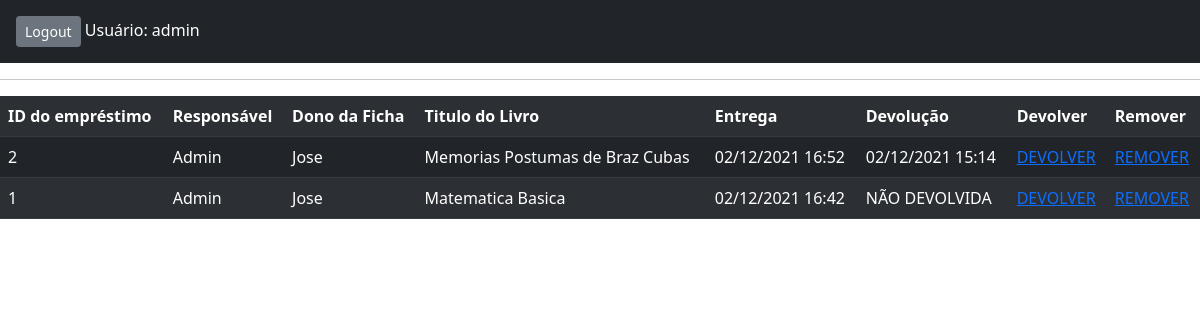
The app's page /livro/emprestimo/listar (signed in) with its own data.
### emprestimo.py (models this page shows)
class Emprestimo(db.Model):
    id = db.Column(db.Integer, primary_key=True)
    id_usuario = db.Column(db.Integer,db.ForeignKey('usuario.id'))
    id_livro = db.Column(db.Integer,db.ForeignKey('livro.id'))
    id_ficha = db.Column(db.Integer,db.ForeignKey('ficha.id'))
    data_emprestimo = db.Column(db.DateTime, unique=False, nullable=False, default=func.now())
    data_devolucao = db.Column(db.DateTime, unique=False, nullable=True)

### usuario.py (models this page shows)
class Usuario(db.Model):
    id = db.Column(db.Integer, primary_key=True)
    nome = db.Column(db.String(200), unique=False, nullable=False)
    username = db.Column(db.String(80), unique=True, nullable=False)
    email = db.Column(db.String(120), unique=True, nullable=False)
    telefone = db.Column(db.String(20),unique=False, nullable=False)
    senha = db.Column(db.String(80), unique=False, nullable=False)
    admin = db.Column(db.Boolean(), default=False)
    emprestimo = db.relationship('Emprestimo', backref='usuario', lazy=True)

### ficha.py (models this page shows)
class Ficha(db.Model):
    id = db.Column(db.Integer, primary_key=True)
    nome = db.Column(db.String(200), unique=False, nullable=False)
    cpf = db.Column(db.String(20), unique=True, nullable=False)
    email = db.Column(db.String(120), unique=True, nullable=False)
    emprestimo = db.relationship('Emprestimo', backref='ficha', lazy=True)

### livro.py (models this page shows)
class Livro(db.Model):
    id = db.Column(db.Integer, primary_key=True)
    titulo = db.Column(db.String(200), unique=False, nullable=False)
    autor = db.Column(db.String(80), unique=False, nullable=False)
    genero = db.Column(db.String(120), unique=False, nullable=False)
    disponivel = db.Column(db.Boolean, default=True)
    emprestimo = db.relationship('Emprestimo', backref='livro', lazy=True)

### app.py (the view)
@app.route('/livro/emprestimo/listar')
def listar_emprestimos():
    if session.get('autenticado',False)==False:
        flash(u'Login necessário!')
        return(redirect(url_for('login')))
    emprestimos = Emprestimo.query.order_by(Emprestimo.data_emprestimo.desc()).all()
    return(render_template('emprestimos.html', emprestimos=emprestimos))

### templates/emprestimos.html
{% extends "base.html" %}
{% block conteudo %}
<table class="table table-dark table-striped">
    <tr>
        <th>ID do empréstimo</th>
        <th>Responsável</th>
        <th>Dono da Ficha</th>
        <th>Titulo do Livro</th>
        <th>Entrega</th>
        <th>Devolução</th>
        <th>Devolver</th>
        <th>Remover</th>
    </tr>
    {% for emprestimo in emprestimos %}
        <tr>
            <td>{{emprestimo.id}}</td>
            <td>{{emprestimo.usuario.nome}}</td>
            <td>{{emprestimo.ficha.nome}}</td>
            <td>{{emprestimo.livro.titulo}}</td>
            <td>{{emprestimo.data_emprestimo.strftime('%d/%m/%Y %H:%M')}}</td>
            {% if emprestimo.data_devolucao is not none %}
                <td>{{emprestimo.data_devolucao.strftime('%d/%m/%Y %H:%M')}}</td>
            {% else %}
                <td>NÃO DEVOLVIDA</td>
            {% endif %}
            <td><a href="{{url_for('devolver_emprestimo',id_emprestimo=emprestimo.id)}}">DEVOLVER</a></td>
            <td><a href="{{url_for('remover_emprestimo',id_emprestimo=emprestimo.id)}}">REMOVER</a></td>
        </tr>
    {% endfor %}
</table>
{% endblock %}

### records on screen
Emprestimo: id "2", usuario.nome "Admin", ficha.nome "Jose", livro.titulo "Memorias Postumas de Braz Cubas", data_emprestimo "02/12/2021 16:52", data_devolucao "02/12/2021 15:14"
Emprestimo: id "1", usuario.nome "Admin", ficha.nome "Jose", livro.titulo "Matematica Basica", data_emprestimo "02/12/2021 16:42", shows "NÃO DEVOLVIDA"

### other values on screen
{{ session.get('username') }} "admin"
